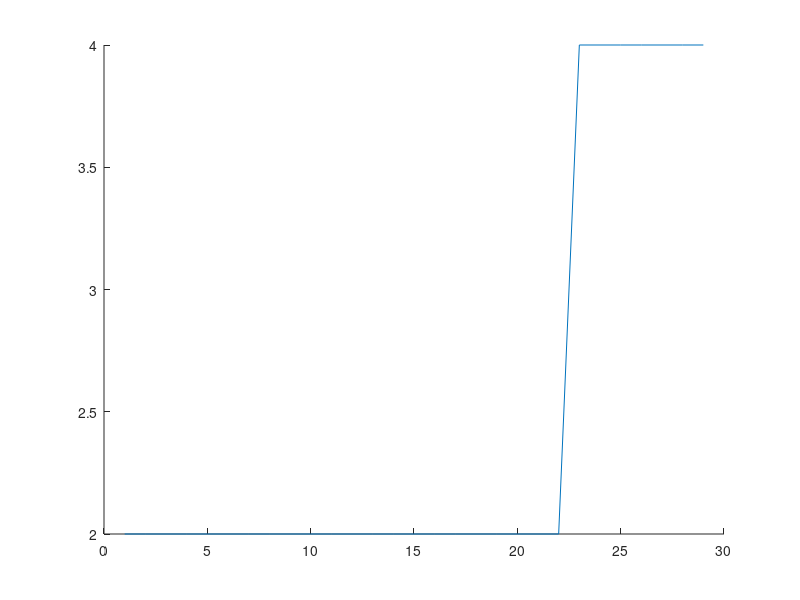

Write the MATLAB code that produced this figure.
% Piecewise defined function
% Call y = DNA(t)
clear;
clc;
t = 2:32; %This is the APC period
z = 30;
%Design of vectors
two=[1:length(t)];
two(1:length(t)) = 2;

four=[1:length(t)];
four(1:length(t)) = 4;

y = zeros(1,length(t));
y(1:length(t))=2;
%t(t < p_g1)=2



p_g1 = 30*0.5; % Duration G1-Phase
p_s = 30*0.3;  %Duration S-Phase
p_g2 = 30*0.16; % Duration G1-Phase
p_gm = 30*0.04; %p_g2 Duration G2-Phase

slope = abs(2/(p_g2 - p_g1));

a=two ((t>=2) & (t < p_g1)); 
b=two((t>=p_g1) & (t < (p_g1+p_s)));
%for i = 1:length(b);
   %b(:,i) = b(:,i+1)+slope 
%end
c=four((t>=(p_g1+p_s)) & (t <= z));
    
y=[a,b,c]
figure(55)
hold on;
plot(y);
